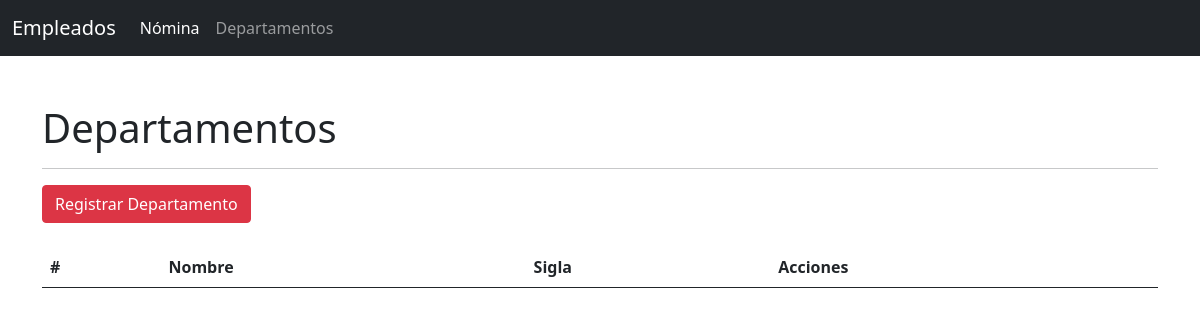
/departamento-lista/, run on an earlier commit of the app's database.
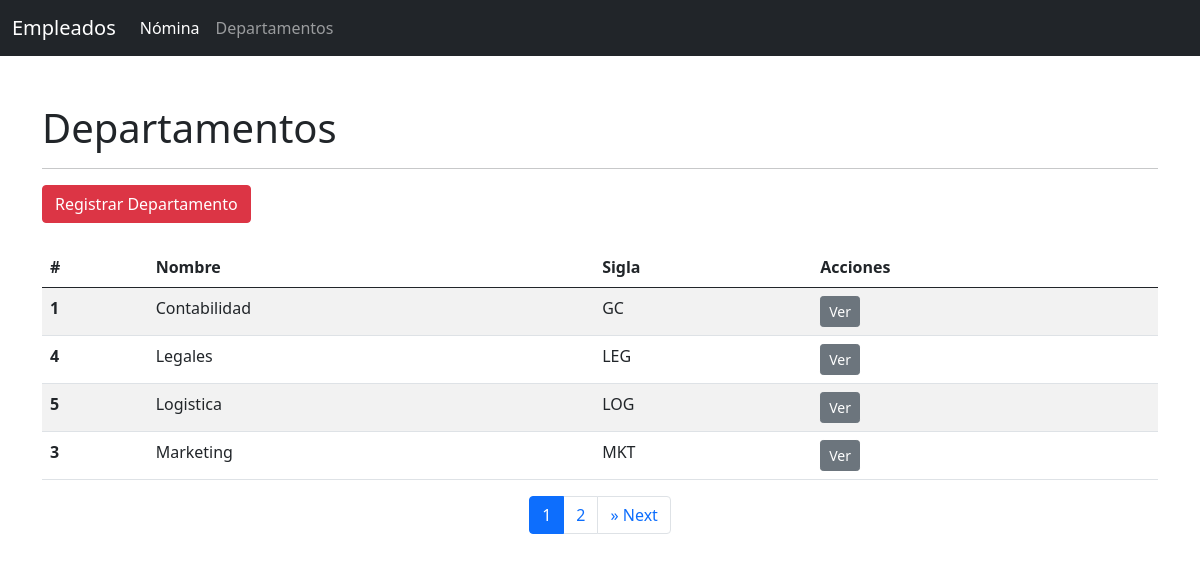
And on a later commit of the database.
### applications/departamento/models.py (models this page shows, shortened)
class Departamento(models.Model):
    name = models.CharField('Nombre', max_length=50)
    short_name = models.CharField('Nombre Corto', max_length=20, unique=True)
    habilitado = models.BooleanField('Habilitado', default=True)
    class Meta:
        verbose_name = "Departamanto"
        verbose_name_plural = "Departamentos"
        ordering = ['name']
        unique_together = ('name', 'short_name')

### applications/departamento/views.py (the view)
class DepartamentoListView(ListView):
    model = Departamento
    template_name = "departamento/lista.html"
    paginate_by = 4
    ordering = 'name'
    context_object_name = 'departamentos'

### templates/departamento/lista.html (shortened to what this page needs)
{% extends 'base.html' %}
{% block content %}
    {% include "includes/header.html" %}
    <div class="container">
        <div class="row mt-5">
            <div class="col-12">
                <h1 class="mb-3">Departamentos</h1>
                <hr>
            </div>
        </div>
        <div class="row">
            <div class="col">
                <a href="{% url 'departamento_app:new-departamento' %}" class="btn btn-danger btn-resoponsive">Registrar Departamento</a>
            </div>
        </div>
        <div class="row">
            <div class="col-12 table-responsive">
                <table class="table table-striped mt-4">
                    <thead>
                        <tr>
                            <th scope="col">#</th>
                            <th scope="col">Nombre</th>
                            <th scope="col">Sigla</th>
                            <th scope="col">Acciones</th>
                        </tr>
                    </thead>
                    <tbody>
                        {% for d in departamentos %}
                            <tr>
                                <th scope="row">{{ d.id }}</th>
                                <td>{{ d.name }}</td>
                                <td>{{ d.short_name }}</td>
                                <td><a href="{% url 'persona_app:listar_empleados_departamento' d.short_name %}" class="btn btn-sm btn-secondary">Ver</a></td>
                            </tr>
                        {% endfor %}
                    </tbody>
                </table>
                {% if is_paginated %}
                    <nav aria-label="Page navigation example">
                        <ul class="pagination justify-content-center">
                            {% for pagina in paginator.page_range %}
                                {% ifequal pagina page_obj.number %}
                                    <li class="page-item active"><a class="page-link" href="?page={{pagina}}">{{pagina}}</a></li>
                                {% else %}
                                    <li class="page-item"><a class="page-link" href="?page={{pagina}}">{{pagina}}</a></li>
                                {% endifequal %}
                            {% endfor %}
                            {% if page_obj.has_next %}
                                <li class="page-item">
                                    <a class="page-link" href="?page={{page_obj.next_page_number}}" aria-label="Next">
                                    <span aria-hidden="true">&raquo;</span>
                                    <span class="sr-only">Next</span>
                                    </a>
                                </li>
                            {% endif %}
                        </ul>
                    </nav>
                {% endif %}
            </div>
        </div>
    </div>
{% endblock content %}

What changed in the data, as far as the page shows it:
added Departamento: id "1", name "Contabilidad", short_name "GC"
added Departamento: id "4", name "Legales", short_name "LEG"
added Departamento: id "5", name "Logistica", short_name "LOG"
added Departamento: id "3", name "Marketing", short_name "MKT"
Also different on the page:
new list line: "1"
new list line: "2"
text now shown: "» Next"
